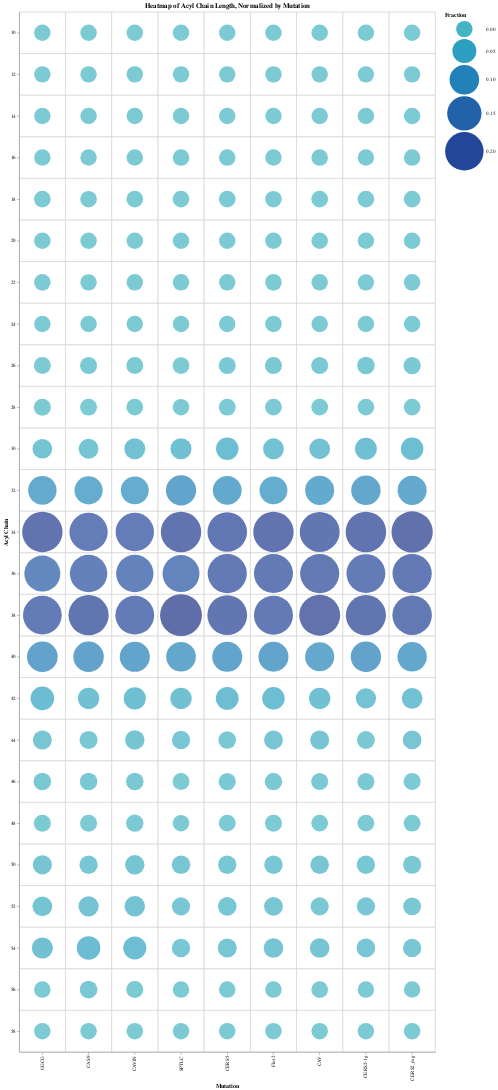

Write notebook code for a chart like this one.
### Code cell
functions.bubble_heatmap(cmap, df_cl, var_type='ordinal', title='Heatmap of Acyl Chain Length, Normalized by Mutation')

### Figure 1 — Vega-Lite specification as saved in the notebook (floating-point values rounded to 4 significant figures; data arrays with more than 128 entries replaced by an {"elided": "..."} marker saying what was removed)
{"config": {"view": {"continuousWidth": 300, "continuousHeight": 300}, "background": "white"}, "layer": [{"mark": {"type": "rect", "fill": null, "stroke": "lightgray"}, "encoding": {"x": {"field": "Mutation", "sort": null, "type": "nominal"}, "y": {"field": "Acyl Chain Length", "sort": null, "type": "ordinal"}}, "title": "Heatmap of Acyl Chain Length, Normalized by Mutation"}, {"mark": {"type": "circle"}, "encoding": {"color": {"field": "Fraction", "scale": {"scheme": "yellowgreenblue", "domain": [0.0, 0.2462], "domainMid": 0}, "type": "quantitative"}, "size": {"field": "Fraction", "scale": {"domain": [0.0, 0.2462], "domainMid": 0, "range": [1000, 6500]}, "type": "quantitative"}, "tooltip": [{"field": "Mutation", "type": "nominal"}, {"field": "Acyl Chain Length", "type": "quantitative"}, {"field": "Fraction", "type": "quantitative"}], "x": {"field": "Mutation", "sort": null, "type": "nominal"}, "y": {"field": "Acyl Chain Length", "sort": null, "title": "Acyl Chain", "type": "ordinal"}}}], "data": {"name": "data-e620557e35a421ba3040d18e316b2291"}, "height": 2222.0, "width": 800, "$schema": "https://vega.github.io/schema/vega-lite/v5.8.0.json", "datasets": {"data-e620557e35a421ba3040d18e316b2291": {"elided": "225 records"}}}
